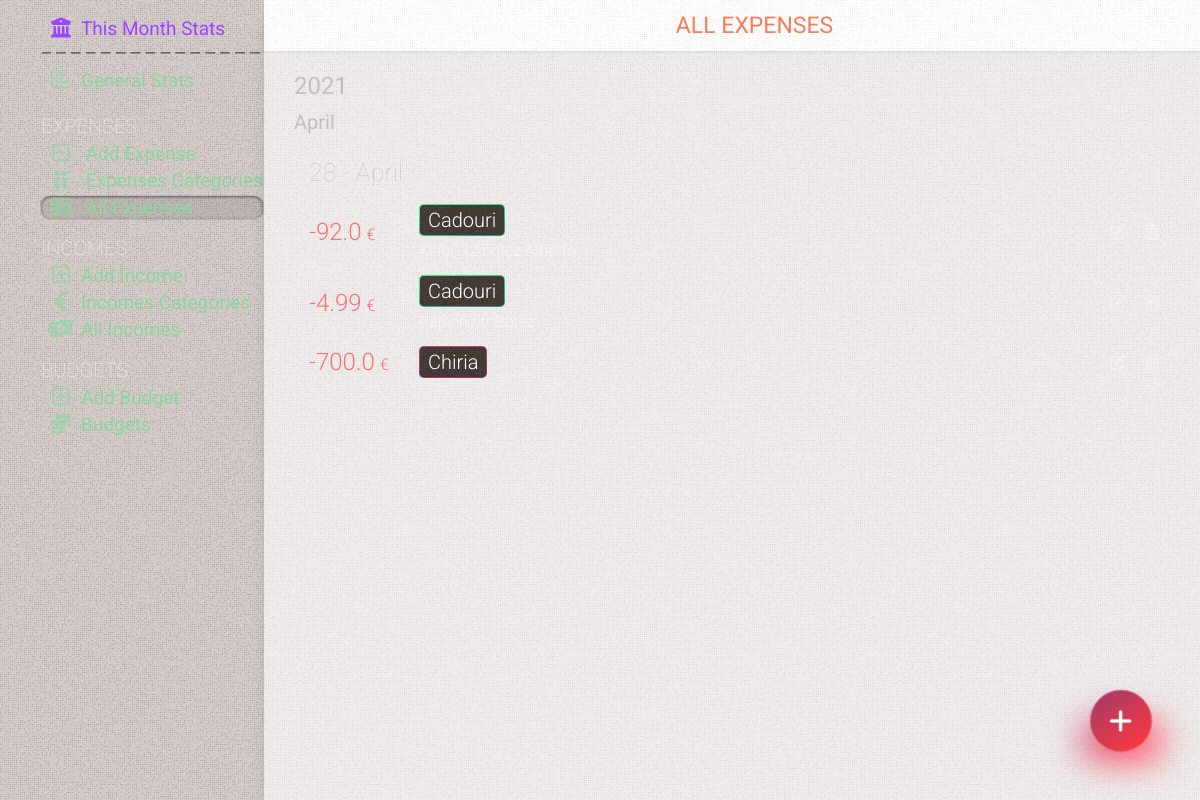
The app's page /all-expenses with its own data.
### tables this page shows
CREATE TABLE expenses
(
    id          INTEGER PRIMARY KEY AUTOINCREMENT,
    date        TIMESTAMP NOT NULL DEFAULT CURRENT_TIMESTAMP,
    sum         REAL      NOT NULL,
    category    INTEGER   NOT NULL,
    subcategory INTEGER   NOT NULL,
    comment     TEXT

);

CREATE TABLE categories
(
    id    INTEGER PRIMARY KEY AUTOINCREMENT,
    name  TEXT NOT NULL,
    color TEXT,
    state TEXT DEFAULT false
);

### app.py (the view)
@app.route('/all-expenses')
def all_expenses():
    conn = get_db_connection()
    all_expenses = conn.execute(
        'SELECT sum, expenses.id as id, '
        'strftime("%d", date) as day, strftime("%m", date) as month, strftime("%Y", date) as year, '
        'categories.name as category, '
        'categories.color as color, '
        'subcategories.name as subcategory, '
        'comment '
        'FROM expenses '
        'LEFT JOIN categories on categories.id = expenses.category '
        'LEFT JOIN subcategories on subcategories.id = expenses.subcategory  '
        'ORDER BY date DESC').fetchall()
    conn.close()
    return render_template('all_expenses.html', title='All Expenses', gradient='text-gradient-red',
                           all_expenses=all_expenses)

### app.py (called while the page is built)
def get_db_connection():
    conn = sqlite3.connect('static/database.db')
    conn.row_factory = sqlite3.Row
    return conn

@app.template_filter('month_name')
def month_name(month_number):
    return calendar.month_name[month_number]

### templates/all_expenses.html (shortened to what this page needs)
{% extends 'base.html' %} {% block content %}
	<div class="page_title {{ gradient }}" >
		<span >{% block title %} {{ title }} {% endblock %}</span >
	</div >
	<div class="content" >
		{% if all_expenses|length == 0 %}
			<div class="no-results mt-50" >You have not added any expense yet. Click on (+) to add</div >
		{% else %}
			<div class="cards  relative" >
				{% for key, list in all_expenses|groupby('year')|sort(attribute='0', reverse=True) %}
					<div class="" >
						<div class="cards-year" >{{ key }} </div >
						{% for key2, list2 in list|groupby('month')|sort(attribute='0', reverse=True) %}
							<div class="" >
								<div class="cards-month" >{{ key2|int|month_name }}</div >
								{% for key3, list3 in list2|groupby('day')|sort(attribute='0', reverse=True) %}
									<div class=" subtitle2 mt-20 " >{{ key3 }} - {{ key2|int|month_name }} </div >
									{% for sum, id, day, month, year, category, color, subcategory, comment in list3 %}
										<div class="card flex items-center relative overflow-hidden flex-wrap " >
											<div class="flex items-center w-full" >
												<div class="card-info flex flex-1" >
													<div class="flex flex-1" >
														<span class="card-amount flex items-center" >  {{ sum }} <span >&euro;</span > </span >
														<div class="flex flex-col justify-center ml-15" >
															<div class="flex flex-wrap items-center" >
																<span class="{{ color }} card-category" >  <span >{{ category }}</span >  </span >
															</div >
															{% if (comment != '') and (comment !=None) %}
																<span class="block mt-5 card-comment" >  {{ comment }} </span >
															{% endif %}
														</div >
													</div >
													<div class="card-btns  flex items-center flex-shrink-0 ml-auto" >
														<a href="{{ id }}/edit" class="btn-ac" >
															<i class="fa-solid fa-pen-to-square" ></i >
														</a >
														<a href="/delete-expense/{{ id }}" class="btn-ac"
															 onclick="return confirm('Delete this expense?')" ><i class="fa-solid fa-trash-can" ></i ></a >
													</div >
												</div >
											</div >
										</div >
									{% endfor %}
								{% endfor %}
							</div >
						{% endfor %}
					</div >
				{% endfor %}
			</div >
		{% endif %}
	</div >
{% endblock %}

### static/css/mmenu.css (style rules this page uses)
:root { --mm-line-height: 20px; --mm-listitem-size: 38px; --mm-navbar-size: 44px; --mm-offset-top: 0; --mm-offset-right: 0; --mm-offset-bottom: 0; --mm-offset-left: 0; --mm-color-border: rgba(0, 0, 0, 0.1); --mm-color-button: rgba(0, 0, 0, 0.3); --mm-color-text: rgba(0, 0, 0, 0.75); --mm-color-text-dimmed: rgba(0, 0, 0, 0.3); --mm-color-background: #f3f3f3; --mm-color-background-highlight: rgba(0, 0, 0, 0.05); --mm-color-background-emphasis: rgba(255, 255, 255, 0.4); --mm-shadow: 0 0 10px rgba(0, 0, 0, 0.3) }
:root { --mm-iconbar-size: 50px }
:root { --mm-iconpanel-size: 50px }
:root { --mm-sidebar-collapsed-size: 50px; --mm-sidebar-expanded-size: 440px }

### records on screen
expenses: sum "92.0", name "Cadouri", comment "Kiabi, 12 botez Alberto"
expenses: sum "4.99", name "Cadouri"
expenses: sum "700.0", name "Chiria"

### other values on screen
{{ title }} "ALL EXPENSES"
{{ key }} "2021"
{{ key2|int|month_name }} "April"
{{ key3 }} "28"
